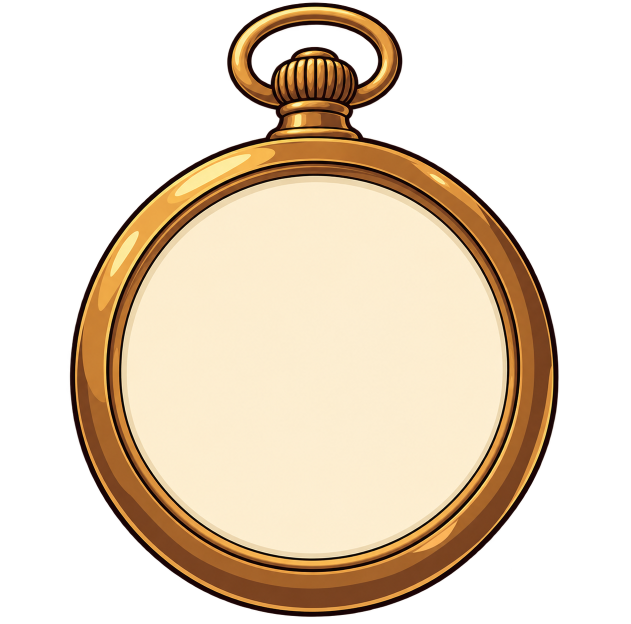
#> input picture apps/HypnoMonkey/design/watch_art/source-bronze.png, 1261 x 1247 px (shown at 1/2 size)
$ python build_tiers.py
#> lines starting #> are read from the running program, lines starting #| are printed output that depends on the picture
"""Five watch tiers, one metal colour per multiplier band (Stone, 2026-10-28).

Same registration and six-band recolour as build.py, more bands. 11-03 Stone
wanted the tiers told apart at a glance: bronze sat too close to gold, so the
bands now walk the hue wheel like ATG 戰神賽特's orbs (green, blue, purple, red)
with a bright yellow gold on top:
  t1 green  x2-x5       t2 blue    x8-x10    t3 violet x15-x50
  t4 crimson x100       t5 gold    x250-x500
The cream dial stays cream so the dark value reads on every tier.

  python3 design/watch_art/build_tiers.py
"""
from pathlib import Path
from PIL import Image, ImageDraw, ImageFont
import hashlib, json

R = Path(__file__).resolve().parent
A = R.parents[1]
O = A / 'static/assets/sprites/hypnoWatches'
O.mkdir(exist_ok=True)

im = Image.open(R / 'source-bronze.png').convert('RGBA')
#> im is the input picture: PIL image 1261x1247 RGBA; mean R, G, B, A 105, 89.2, 69.5, 128.3
W, H = im.size
#> W = 1261; H = 1247
center = (W * .5, H * .602)  # dial centre, as build.py
#> center = (630.5, 750.7)
scale = 430 / H
#> scale = 0.345
base = Image.new('RGBA', (512, 512))
#> base: PIL image 512x512 RGBA; every value is 0
small = im.resize((round(W * scale), round(H * scale)), Image.Resampling.LANCZOS)
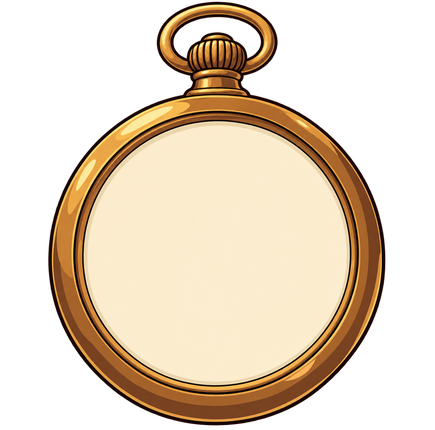
#> small: PIL image 435x430 RGBA; mean R, G, B, A 104.5, 88.9, 69.2, 128.3; transparent parts drawn white
base.alpha_composite(small, (round(256 - center[0] * scale), round(300 - center[1] * scale)))
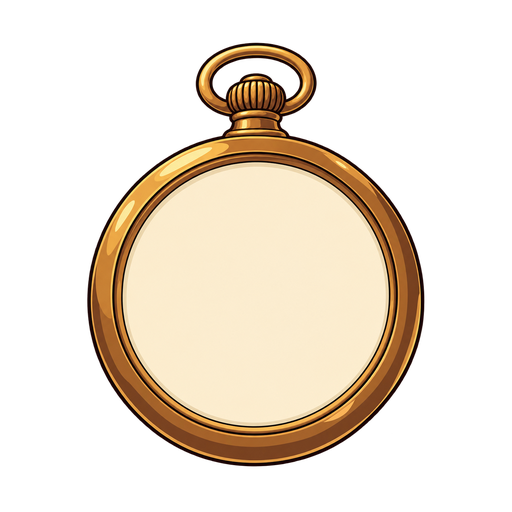
#> base: PIL image 512x512 RGBA; mean R, G, B, A 74.6, 63.4, 49.4, 91.5; transparent parts drawn white

DIAL = '#f6e7c7'
TIERS = {
    't1': ('green', '2-5', ['#0f2214', '#1f5e2a', '#2e8f3c', '#45bf52', '#8ee07f', '#d3f5c4']),
    't2': ('blue', '8-10', ['#0e1830', '#1c3f86', '#2462c4', '#3a8cff', '#86bcff', '#d2e6ff']),
    't3': ('violet', '15-50', ['#1d1328', '#4b2378', '#7136b5', '#9b3df5', '#c48bff', '#e8d3ff']),
    't4': ('crimson', '100', ['#250f12', '#6e1822', '#a82230', '#d9343f', '#f2747a', '#ffc4c2']),
    't5': ('gold', '250-500', ['#2a1f0c', '#8a6410', '#c49312', '#f0c21e', '#ffe066', '#fff3b8']),
}

for key, (_, _, colors) in TIERS.items():
    out = []
    for red, green, blue, a in base.getdata():
        if a < 16:
            out.append((0, 0, 0, 0))
            continue
        lum = .2126 * red + .7152 * green + .0722 * blue
        if red > 220 and green > 205 and blue > 160:
            hexc = DIAL
        else:
            hexc = colors[0 if lum < 55 else 1 if lum < 105 else 2 if lum < 145 else 3 if lum < 185 else 4 if lum < 220 else 5]
        out.append((*bytes.fromhex(hexc[1:]), a))
    img = Image.new('RGBA', base.size)
    img.putdata(out)
    img.save(O / f'watch-{key}.png')
#> this loop made 5 passes
#> pass 1, `img.save(O / f'watch-{key}.png')`:
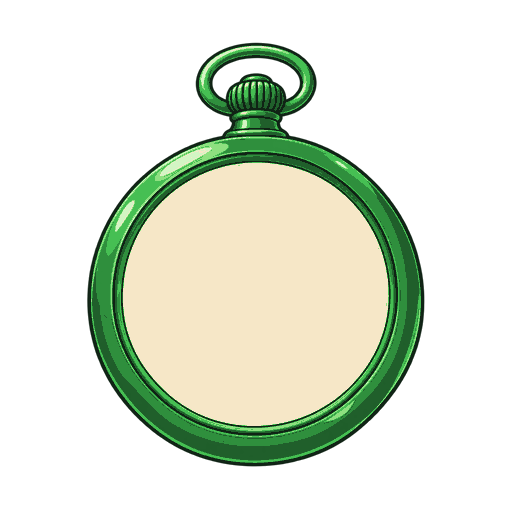
#> saved as watch-t1.png: PIL image 512x512 RGBA; mean R, G, B, A 58.9, 66.7, 50.4, 91.5; transparent parts drawn white
#> after the loop:
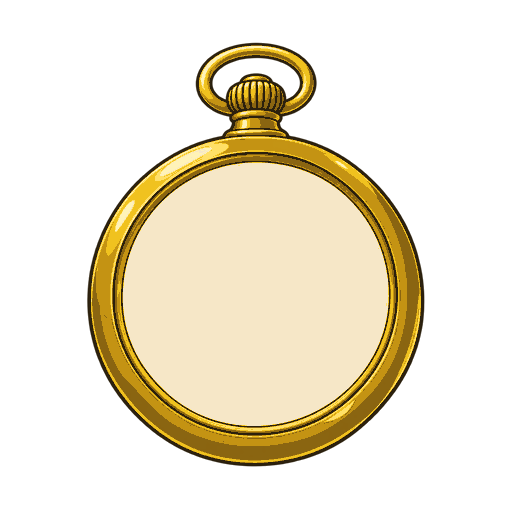
#> img: PIL image 512x512 RGBA; mean R, G, B, A 75.7, 67.1, 45.8, 91.5; transparent parts drawn white

review = Image.new('RGB', (1500, 430), '#b8b1a4')
d = ImageDraw.Draw(review)
font = ImageFont.truetype(str(A / 'static/fonts/TitanOne.ttf'), 34)
for i, (key, (name, band, _)) in enumerate(TIERS.items()):
    img = Image.open(O / f'watch-{key}.png')
    img.thumbnail((270, 270))
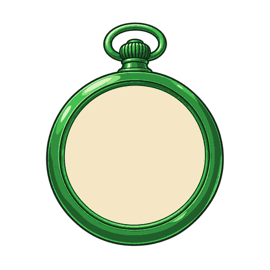
#> img: PIL image 270x270 RGBA; mean R, G, B, A 58.7, 66.6, 50.2, 91.5; transparent parts drawn white
    review.paste(img, (i * 300 + 15, 20), img)
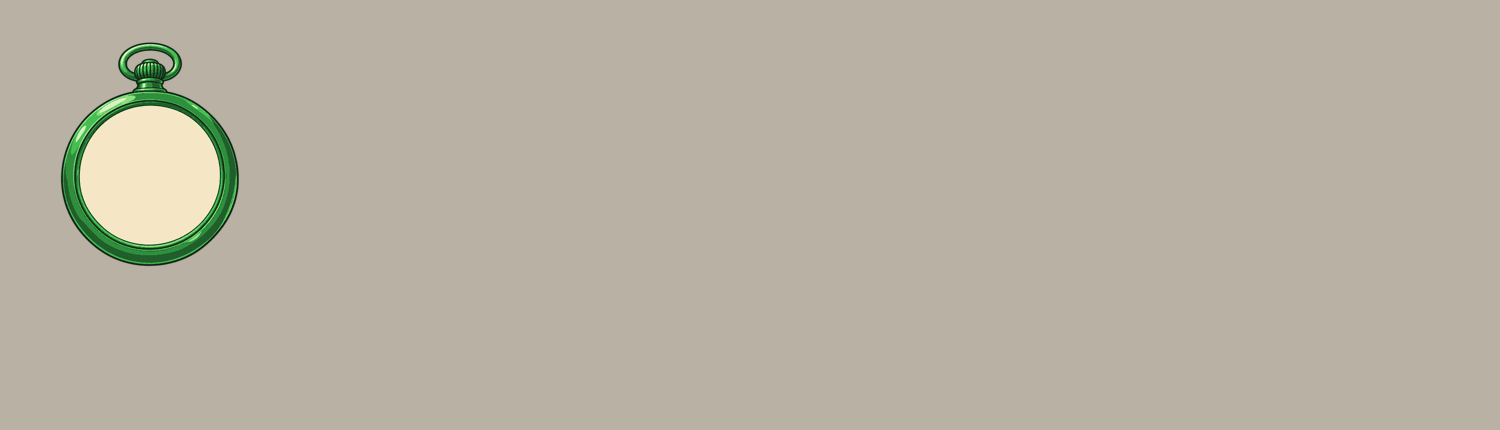
#> review: PIL image 1500x430 RGB; mean R, G, B 183.1, 177.3, 163
    d.text((i * 300 + 150, 178), '×' + band.split('-')[0], font=font, fill='#261b17', anchor='mm')
    d.text((i * 300 + 150, 340), name, font=font, fill='#261b17', anchor='mm')
    d.text((i * 300 + 150, 385), '×' + band.replace('-', '–×'), font=font, fill='#261b17', anchor='mm')
review.save(R / 'tiers-5.jpg', quality=94)
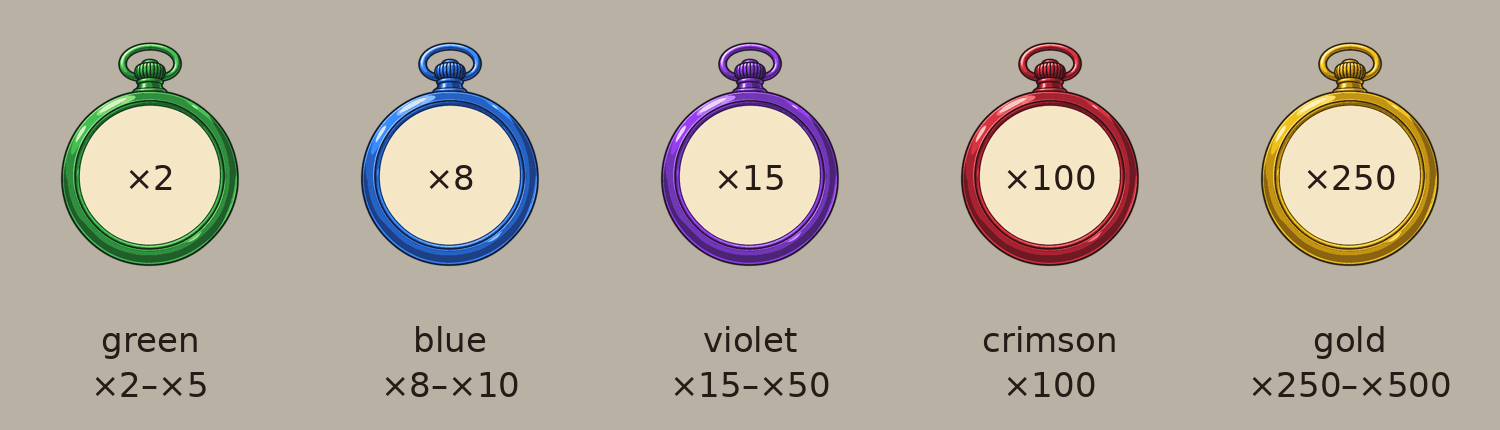
#> saved as tiers-5.jpg: PIL image 1500x430 RGB; mean R, G, B 181.2, 172.8, 159.2

meta = json.loads((R / 'manifest.json').read_text()) if (R / 'manifest.json').exists() else {}
meta['tiers5'] = {k: {'name': n, 'values': b, 'sha256': hashlib.sha256((O / f'watch-{k}.png').read_bytes()).hexdigest()} for k, (n, b, _) in TIERS.items()}
(R / 'manifest.json').write_text(json.dumps(meta, ensure_ascii=False, indent=2) + '\n')
print('five tiers ready')
